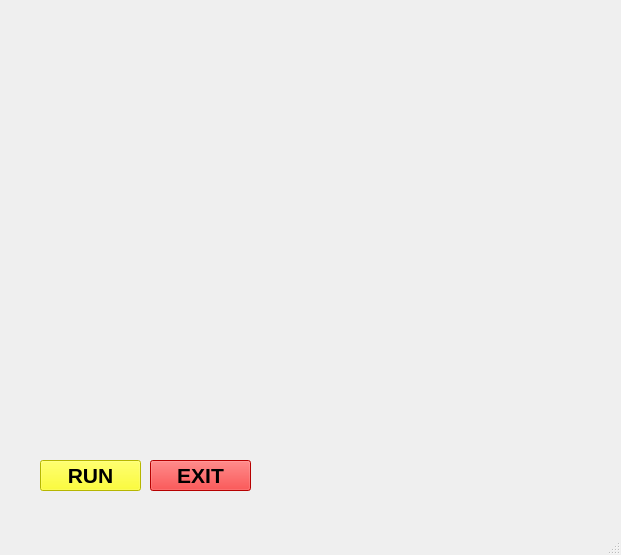
<?xml version="1.0" encoding="UTF-8"?>
<ui version="4.0">
 <class>JarvisUi</class>
 <widget class="QMainWindow" name="JarvisUi">
  <property name="geometry">
   <rect>
    <x>0</x>
    <y>0</y>
    <width>621</width>
    <height>555</height>
   </rect>
  </property>
  <property name="windowTitle">
   <string>MainWindow</string>
  </property>
  <widget class="QWidget" name="centralwidget">
   <widget class="QLabel" name="label">
    <property name="geometry">
     <rect>
      <x>0</x>
      <y>0</y>
      <width>621</width>
      <height>531</height>
     </rect>
    </property>
    <property name="font">
     <font>
      <family>Nirmala UI</family>
      <pointsize>16</pointsize>
      <weight>75</weight>
      <bold>true</bold>
     </font>
    </property>
    <property name="styleSheet">
     <string notr="true">background: transparent;
border-radius:none;</string>
    </property>
    <property name="text">
     <string/>
    </property>
    <property name="pixmap">
     <pixmap>../NewJarvis/GUI/ironman.gif</pixmap>
    </property>
    <property name="scaledContents">
     <bool>true</bool>
    </property>
   </widget>
   <widget class="QPushButton" name="pushButton">
    <property name="geometry">
     <rect>
      <x>40</x>
      <y>460</y>
      <width>101</width>
      <height>31</height>
     </rect>
    </property>
    <property name="font">
     <font>
      <pointsize>16</pointsize>
      <weight>75</weight>
      <bold>true</bold>
     </font>
    </property>
    <property name="styleSheet">
     <string notr="true">background-color: rgb(255, 255, 0);file:///C:/Users/Avinash/Desktop/WhatsApp Video 2024-11-17 at 09.47.52_268b1d71.mp4
color: rgb(255, 255, 255);</string>
    </property>
    <property name="text">
     <string>RUN</string>
    </property>
   </widget>
   <widget class="QPushButton" name="pushButton_2">
    <property name="geometry">
     <rect>
      <x>150</x>
      <y>460</y>
      <width>101</width>
      <height>31</height>
     </rect>
    </property>
    <property name="font">
     <font>
      <pointsize>16</pointsize>
      <weight>75</weight>
      <bold>true</bold>
     </font>
    </property>
    <property name="styleSheet">
     <string notr="true">background-color: rgb(255, 255, 0);file:///C:/Users/Avinash/Desktop/WhatsApp Video 2024-11-17 at 09.47.52_268b1d71.mp4
color: rgb(255, 255, 255);
background-color: rgb(255, 0, 0);
background-color: rgb(255, 0, 0);</string>
    </property>
    <property name="text">
     <string>EXIT</string>
    </property>
   </widget>
   <widget class="QLabel" name="label_2">
    <property name="geometry">
     <rect>
      <x>20</x>
      <y>10</y>
      <width>191</width>
      <height>281</height>
     </rect>
    </property>
    <property name="text">
     <string/>
    </property>
    <property name="pixmap">
     <pixmap>../NewJarvis/GUI/jarvis.gif</pixmap>
    </property>
    <property name="scaledContents">
     <bool>true</bool>
    </property>
   </widget>
   <widget class="QTextBrowser" name="textBrowser">
    <property name="geometry">
     <rect>
      <x>20</x>
      <y>250</y>
      <width>221</width>
      <height>41</height>
     </rect>
    </property>
    <property name="font">
     <font>
      <family>Nirmala UI</family>
      <pointsize>16</pointsize>
      <weight>75</weight>
      <bold>true</bold>
     </font>
    </property>
    <property name="styleSheet">
     <string notr="true">background: transparent;
border-radius:none;</string>
    </property>
   </widget>
   <widget class="QTextBrowser" name="textBrowser_2">
    <property name="geometry">
     <rect>
      <x>20</x>
      <y>300</y>
      <width>221</width>
      <height>41</height>
     </rect>
    </property>
    <property name="font">
     <font>
      <family>Nirmala UI</family>
      <pointsize>16</pointsize>
      <weight>75</weight>
      <bold>true</bold>
     </font>
    </property>
    <property name="styleSheet">
     <string notr="true">background: transparent;
border-radius:none;</string>
    </property>
   </widget>
  </widget>
  <widget class="QMenuBar" name="menubar">
   <property name="geometry">
    <rect>
     <x>0</x>
     <y>0</y>
     <width>621</width>
     <height>21</height>
    </rect>
   </property>
  </widget>
  <widget class="QStatusBar" name="statusbar"/>
 </widget>
 <resources/>
 <connections/>
</ui>
